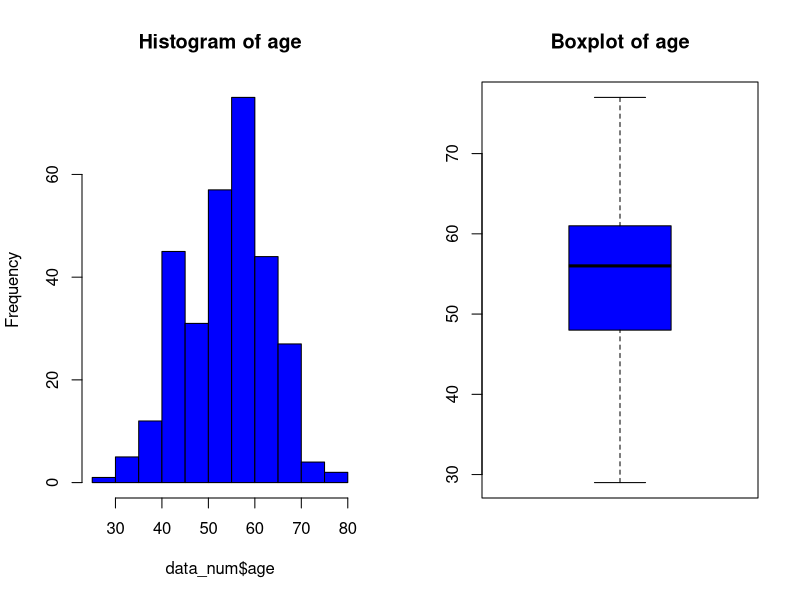
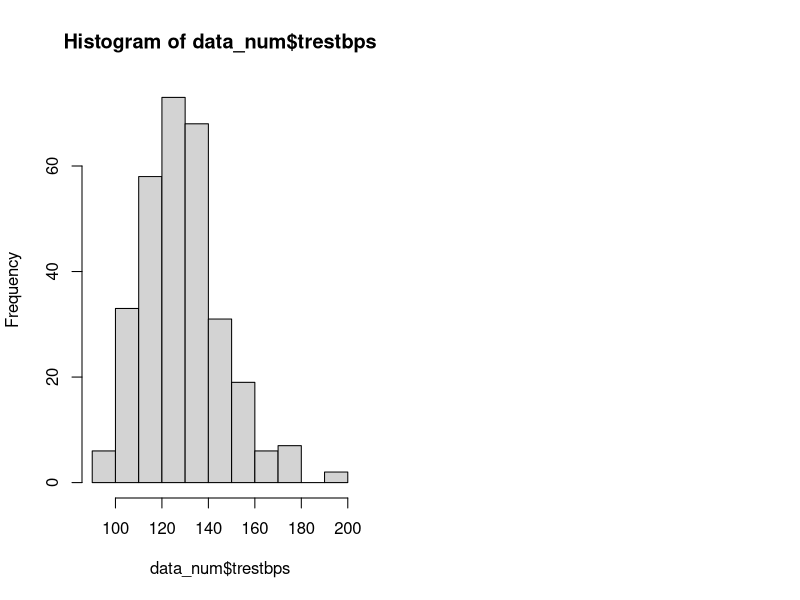
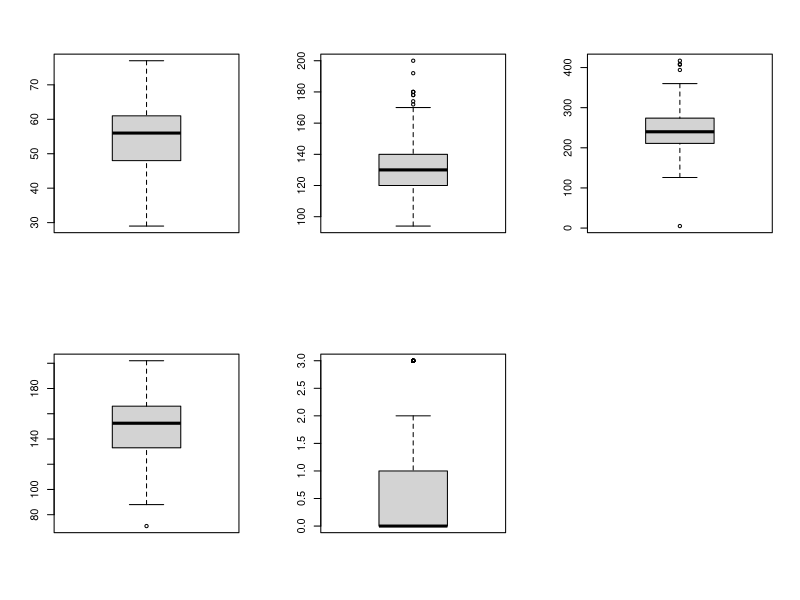
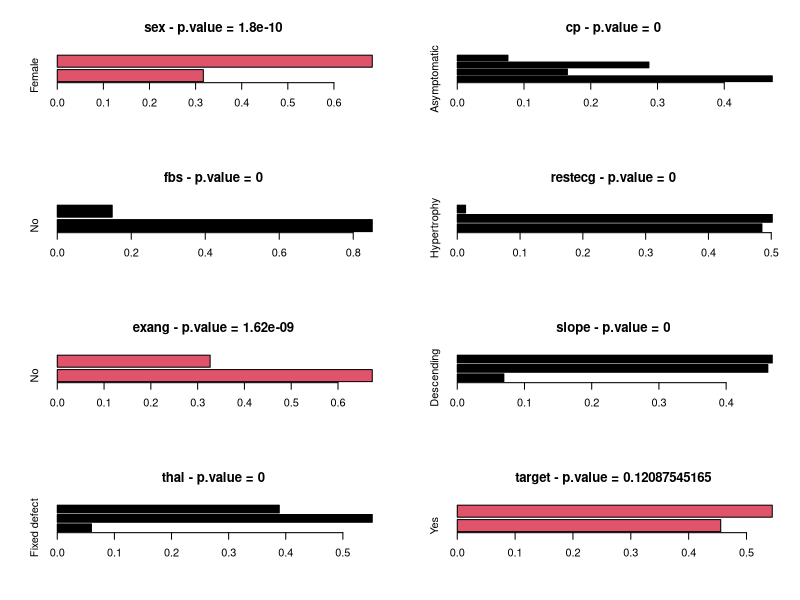

Write R code to recreate these figures, in order. (Note: this script raises an error after producing the figures.)
## ---- chunk 1
knitr::opts_chunk$set(echo = TRUE)
## ---- chunk 2
dataset = read.csv("heart_mod_2023-02-08.csv", sep = 'p')

# Paciente 86(chol): valor de 5 es muy bajito. Se escribe missing value (NA).
# Paciente 158(age):  valor de 350 es imposible. Se escibe missing value (NA).

sapply(dataset,class)

dataset$sex <- as.factor(dataset$sex)
levels(dataset$sex) <- c('Female','Male')
table(dataset$sex)

dataset$cp <- as.factor(dataset$cp)
levels(dataset$cp) <- c('Asymptomatic', 'Atypical angina', 'No angina', 'Typical angina')

dataset$fbs <- as.factor(dataset$fbs)
levels(dataset$fbs) <- c('No', 'Yes')

dataset$restecg <- as.factor(dataset$restecg)
levels(dataset$restecg) <- c('Hypertrophy','Normal','Abnromalities')

dataset$exang <- as.factor(dataset$exang)
levels(dataset$exang) <- c('No','Yes')

dataset$slope <- as.factor(dataset$slope)
levels(dataset$slope) <- c('Descending','Flat','Ascending')

dataset$chol <- as.numeric(dataset$chol)

dataset$thal <- as.factor(dataset$thal)
levels(dataset$thal) <- c('Fixed defect','Normal flow','Reversible defect')

dataset$target <- as.character(dataset$target)

dataset$target[dataset$target == "11"] <- "1"
dataset$target[dataset$target == "O"] <- "0"

dataset$target


dataset$target <- as.factor(dataset$target)
levels(dataset$target) <- c('Yes','No')

dataset <- dataset[,-1]

dataset$oldpeak <- gsub(",",".", dataset$oldpeak)
type_class <- sapply(dataset,class)
table(type_class)

df_variable <- data.frame(nombre = names(dataset), tipo = type_class)

data_num <- dataset[,type_class %in% c('integer','numeric')]
data_fac <- dataset[,type_class %in% c('factor')]

dataset$chol[dataset$chol == 5] <- NA
dataset$trestbps[dataset$trestbps == 1540] <- 154
data_num$trestbps[data_num$trestbps == 1540] <- 154


data_num$age[data_num$age > 200] <- NA
data_num$age
mean_age<- mean(dataset$age, na.rm = TRUE)
data_num$age[is.na(data_num$age)] <- mean_age
par(mfrow = c(1,2))
hist(data_num$age, c = 'blue', main = "Histogram of age")
boxplot(data_num$age, col = 'blue', main = "Boxplot of age")

mean_trestbps <- mean(dataset$trestbps, na.rm = TRUE)
data_num$trestbps[is.na(data_num$trestbps)] <- mean_trestbps
hist(data_num$trestbps)

dataset

par(mfrow = c(2,3))
for (i in data_num[1:5]){
  boxplot(i)
}

pdf(file = "~/Documents/Machine Learning 1/ml_class2/Diego_Rosado_barplots.pdf")
par(mfrow = c(4,2))
for (i in 1:8){
  valores = table(data_fac[,i])
  proporciones = prop.table(valores)
  pvalores = round(chisq.test(valores)$p.value, digits = 11)
  colores = ifelse(pvalores < 1e-15, 1,2)
  barplot(proporciones, horiz = TRUE, main = paste0(names(data_fac[i]), ' - p.value = ',pvalores), col = colores)
}
dev.off


centralizados <- function(var_num){
  mean_var <-  mean(var_num, na.rm = T)
  var_cen <- var_num - mean_var
  var_sd <- sd(var_num, na.rm = T)
  var_cen_sd <- var_cen/var_sd
  return(var_cen_sd)
}   


## ---- chunk 3
datos_centralizados 
for (i in data_num[1:5]){
  mis_valores_centralizados <-centralizados(i)
  
  
}



## ---- chunk 4





